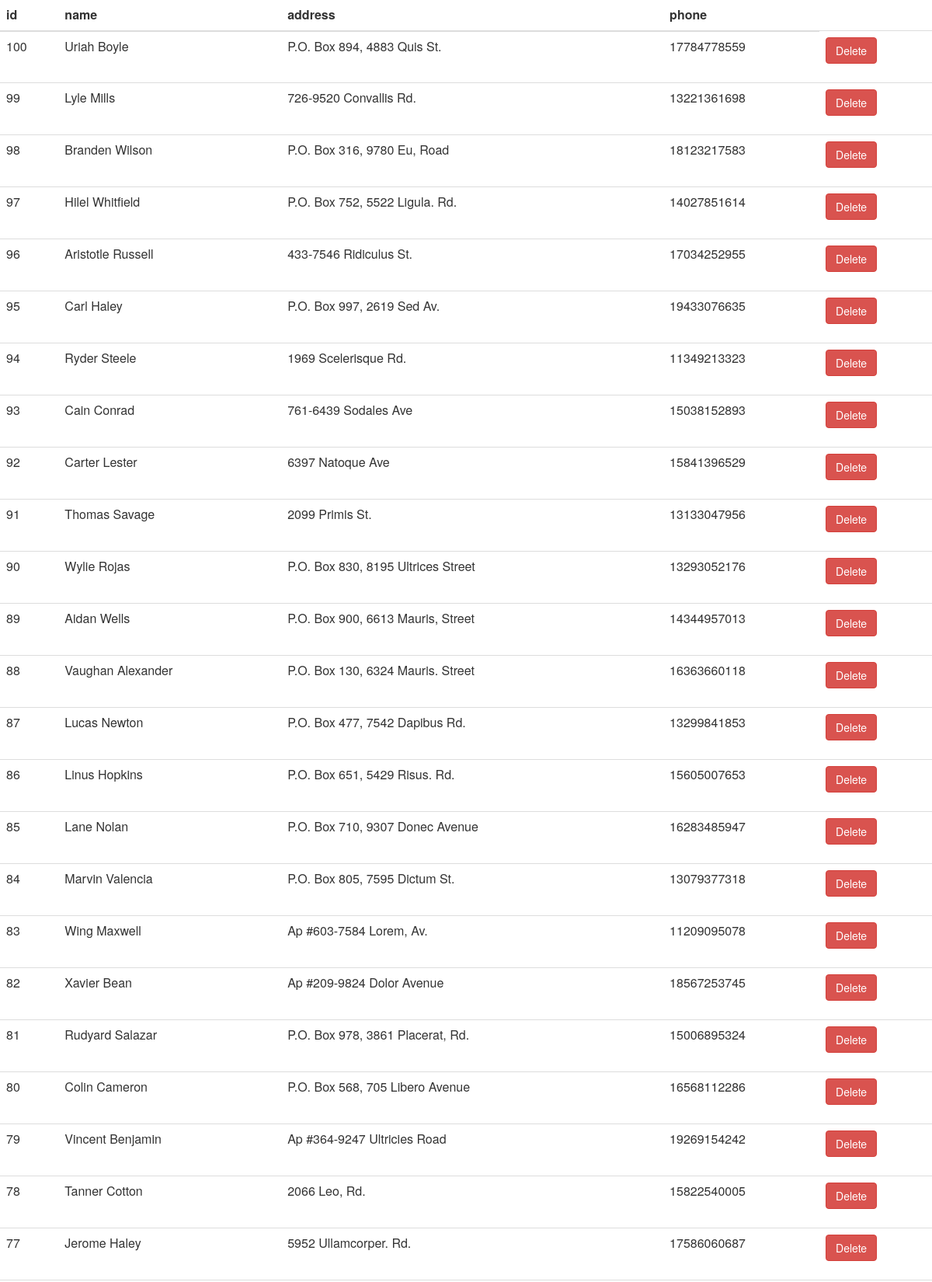
Page /clinic/Pharmacist/view_pharmacists.php (upper part) on the committed database.
### tables this page shows
CREATE TABLE `pharmacist` (
  `id` int(11) NOT NULL,
  `name` varchar(200) DEFAULT NULL,
  `address` varchar(200) DEFAULT NULL,
  `phone` varchar(200) DEFAULT NULL
);

### clinic/Pharmacist/view_pharmacists.php (the view, shortened to what this page needs)
<link rel="stylesheet" href="https://maxcdn.bootstrapcdn.com/bootstrap/3.3.7/css/bootstrap.min.css">
<?php
$conn = Connect();
$table = "";
if ($result = $conn->query('SELECT * FROM pharmacist order by id desc;')) {
    $fieldsInfo = $result->fetch_fields();
    $table .= "<table class='table table-inverse' style='width: 100%;'>";
	$table .= "<thead>";
		$table .= "<tr>";
		foreach($fieldsInfo as $fieldInfo)
			$table .= "<th scope='row'>{$fieldInfo->name}</th>";
		$table .= "</tr>";
	$table .= "</thead>";
	$table .= "<body>";
		while ($row = $result->fetch_assoc()) {
			$table .= "<tr>";
			foreach($row as $columnValue)
				$table .= "<td>$columnValue</td>";
			$table .= "<td>
			<form action='delete_pharmacist.php' method='post' >
				<input type='hidden' name='delete_pharmacist_id' value='$row[id]'>
				<button id='delete-pharmacist' type='submit' name='btn_delete' class='btn btn-danger'>Delete</button>
			</form>
			</td>";
			$table .= "</tr>";
		}
	$table .= "</tbody>";
    $table .= "</table>";
}
echo $table;
?>

### rows in the picture
pharmacist: id "100", name "Uriah Boyle", address "P.O. Box 894, 4883 Quis St.", phone "17784778559"
pharmacist: id "99", name "Lyle Mills", address "726-9520 Convallis Rd.", phone "13221361698"
pharmacist: id "98", name "Branden Wilson", address "P.O. Box 316, 9780 Eu, Road", phone "18123217583"
pharmacist: id "97", name "Hilel Whitfield", address "P.O. Box 752, 5522 Ligula. Rd.", phone "14027851614"
pharmacist: id "96", name "Aristotle Russell", address "433-7546 Ridiculus St.", phone "17034252955"
pharmacist: id "95", name "Carl Haley", address "P.O. Box 997, 2619 Sed Av.", phone "19433076635"
pharmacist: id "94", name "Ryder Steele", address "1969 Scelerisque Rd.", phone "11349213323"
pharmacist: id "93", name "Cain Conrad", address "761-6439 Sodales Ave", phone "15038152893"
pharmacist: id "92", name "Carter Lester", address "6397 Natoque Ave", phone "15841396529"
pharmacist: id "91", name "Thomas Savage", address "2099 Primis St.", phone "13133047956"
pharmacist: id "90", name "Wylie Rojas", address "P.O. Box 830, 8195 Ultrices Street", phone "13293052176"
pharmacist: id "89", name "Aidan Wells", address "P.O. Box 900, 6613 Mauris, Street", phone "14344957013"
pharmacist: id "88", name "Vaughan Alexander", address "P.O. Box 130, 6324 Mauris. Street", phone "16363660118"
pharmacist: id "87", name "Lucas Newton", address "P.O. Box 477, 7542 Dapibus Rd.", phone "13299841853"
pharmacist: id "86", name "Linus Hopkins", address "P.O. Box 651, 5429 Risus. Rd.", phone "15605007653"
pharmacist: id "85", name "Lane Nolan", address "P.O. Box 710, 9307 Donec Avenue", phone "16283485947"
pharmacist: id "84", name "Marvin Valencia", address "P.O. Box 805, 7595 Dictum St.", phone "13079377318"
pharmacist: id "83", name "Wing Maxwell", address "Ap #603-7584 Lorem, Av.", phone "11209095078"
pharmacist: id "82", name "Xavier Bean", address "Ap #209-9824 Dolor Avenue", phone "18567253745"
pharmacist: id "81", name "Rudyard Salazar", address "P.O. Box 978, 3861 Placerat, Rd.", phone "15006895324"
pharmacist: id "80", name "Colin Cameron", address "P.O. Box 568, 705 Libero Avenue", phone "16568112286"
pharmacist: id "79", name "Vincent Benjamin", address "Ap #364-9247 Ultricies Road", phone "19269154242"
pharmacist: id "78", name "Tanner Cotton", address "2066 Leo, Rd.", phone "15822540005"
pharmacist: id "77", name "Jerome Haley", address "5952 Ullamcorper. Rd.", phone "17586060687"

### other values in the picture
$fieldInfo->name "id"
$fieldInfo->name "name"
$fieldInfo->name "address"
$fieldInfo->name "phone"
